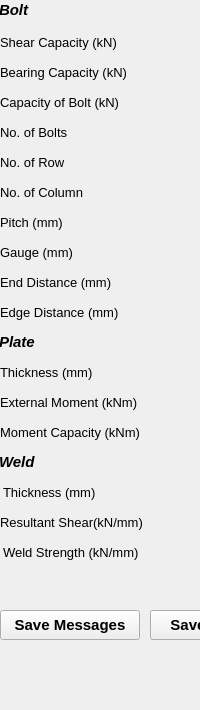
  <widget class="QDockWidget" name="outputDock">
   <property name="sizePolicy">
    <sizepolicy hsizetype="Preferred" vsizetype="Preferred">
     <horstretch>0</horstretch>
     <verstretch>0</verstretch>
    </sizepolicy>
   </property>
   <property name="minimumSize">
    <size>
     <width>125</width>
     <height>710</height>
    </size>
   </property>
   <property name="maximumSize">
    <size>
     <width>310</width>
     <height>710</height>
    </size>
   </property>
   <property name="font">
    <font>
     <pointsize>11</pointsize>
     <weight>75</weight>
     <bold>true</bold>
    </font>
   </property>
   <property name="windowTitle">
    <string>OUTPUT</string>
   </property>
   <attribute name="dockWidgetArea">
    <number>2</number>
   </attribute>
   <widget class="QWidget" name="dockWidgetContents_2">
    <widget class="QLineEdit" name="txtNoBolts">
     <property name="geometry">
      <rect>
       <x>200</x>
       <y>120</y>
       <width>100</width>
       <height>25</height>
      </rect>
     </property>
     <property name="font">
      <font>
       <weight>50</weight>
       <bold>false</bold>
      </font>
     </property>
     <property name="readOnly">
      <bool>true</bool>
     </property>
    </widget>
    <widget class="QLabel" name="t_7">
     <property name="geometry">
      <rect>
       <x>0</x>
       <y>120</y>
       <width>130</width>
       <height>25</height>
      </rect>
     </property>
     <property name="font">
      <font>
       <pointsize>10</pointsize>
       <weight>50</weight>
       <bold>false</bold>
      </font>
     </property>
     <property name="text">
      <string>No. of Bolts</string>
     </property>
    </widget>
    <widget class="QLineEdit" name="txtShrCapacity">
     <property name="geometry">
      <rect>
       <x>200</x>
       <y>30</y>
       <width>100</width>
       <height>25</height>
      </rect>
     </property>
     <property name="font">
      <font>
       <weight>50</weight>
       <bold>false</bold>
      </font>
     </property>
     <property name="text">
      <string/>
     </property>
     <property name="readOnly">
      <bool>true</bool>
     </property>
    </widget>
    <widget class="QLineEdit" name="txtPitch">
     <property name="geometry">
      <rect>
       <x>200</x>
       <y>210</y>
       <width>100</width>
       <height>25</height>
      </rect>
     </property>
     <property name="font">
      <font>
       <weight>50</weight>
       <bold>false</bold>
      </font>
     </property>
     <property name="readOnly">
      <bool>true</bool>
     </property>
    </widget>
    <widget class="QLineEdit" name="txtGuage">
     <property name="geometry">
      <rect>
       <x>200</x>
       <y>240</y>
       <width>100</width>
       <height>25</height>
      </rect>
     </property>
     <property name="font">
      <font>
       <weight>50</weight>
       <bold>false</bold>
      </font>
     </property>
     <property name="readOnly">
      <bool>true</bool>
     </property>
    </widget>
    <widget class="QLineEdit" name="txtBoltCapacity">
     <property name="geometry">
      <rect>
       <x>200</x>
       <y>90</y>
       <width>100</width>
       <height>25</height>
      </rect>
     </property>
     <property name="font">
      <font>
       <weight>50</weight>
       <bold>false</bold>
      </font>
     </property>
     <property name="readOnly">
      <bool>true</bool>
     </property>
    </widget>
    <widget class="QLineEdit" name="txt_col">
     <property name="geometry">
      <rect>
       <x>200</x>
       <y>180</y>
       <width>100</width>
       <height>25</height>
      </rect>
     </property>
     <property name="font">
      <font>
       <weight>50</weight>
       <bold>false</bold>
      </font>
     </property>
     <property name="readOnly">
      <bool>true</bool>
     </property>
    </widget>
    <widget class="QLineEdit" name="txt_row">
     <property name="geometry">
      <rect>
       <x>200</x>
       <y>150</y>
       <width>100</width>
       <height>25</height>
      </rect>
     </property>
     <property name="font">
      <font>
       <weight>50</weight>
       <bold>false</bold>
      </font>
     </property>
     <property name="readOnly">
      <bool>true</bool>
     </property>
    </widget>
    <widget class="QLabel" name="label_152">
     <property name="geometry">
      <rect>
       <x>0</x>
       <y>240</y>
       <width>130</width>
       <height>25</height>
      </rect>
     </property>
     <property name="font">
      <font>
       <pointsize>10</pointsize>
       <weight>50</weight>
       <bold>false</bold>
      </font>
     </property>
     <property name="text">
      <string>Gauge (mm)</string>
     </property>
    </widget>
    <widget class="QLabel" name="labl123_7">
     <property name="geometry">
      <rect>
       <x>0</x>
       <y>90</y>
       <width>179</width>
       <height>25</height>
      </rect>
     </property>
     <property name="font">
      <font>
       <pointsize>10</pointsize>
       <weight>50</weight>
       <bold>false</bold>
      </font>
     </property>
     <property name="text">
      <string>&lt;html&gt;&lt;head/&gt;&lt;body&gt;&lt;p&gt;Capacity of Bolt (kN)&lt;/p&gt;&lt;/body&gt;&lt;/html&gt;</string>
     </property>
    </widget>
    <widget class="QLineEdit" name="txtbearCapacity">
     <property name="geometry">
      <rect>
       <x>200</x>
       <y>60</y>
       <width>100</width>
       <height>25</height>
      </rect>
     </property>
     <property name="font">
      <font>
       <weight>50</weight>
       <bold>false</bold>
      </font>
     </property>
     <property name="readOnly">
      <bool>true</bool>
     </property>
    </widget>
    <widget class="QLabel" name="label_153">
     <property name="geometry">
      <rect>
       <x>0</x>
       <y>270</y>
       <width>179</width>
       <height>25</height>
      </rect>
     </property>
     <property name="font">
      <font>
       <pointsize>10</pointsize>
       <weight>50</weight>
       <bold>false</bold>
      </font>
     </property>
     <property name="text">
      <string>End Distance (mm)</string>
     </property>
    </widget>
    <widget class="QLabel" name="lbl_col_7">
     <property name="geometry">
      <rect>
       <x>0</x>
       <y>180</y>
       <width>130</width>
       <height>25</height>
      </rect>
     </property>
     <property name="font">
      <font>
       <pointsize>10</pointsize>
       <weight>50</weight>
       <bold>false</bold>
      </font>
     </property>
     <property name="text">
      <string>No. of Column</string>
     </property>
    </widget>
    <widget class="QLabel" name="label_154">
     <property name="geometry">
      <rect>
       <x>0</x>
       <y>210</y>
       <width>130</width>
       <height>25</height>
      </rect>
     </property>
     <property name="font">
      <font>
       <pointsize>10</pointsize>
       <weight>50</weight>
       <bold>false</bold>
      </font>
     </property>
     <property name="text">
      <string>Pitch (mm)</string>
     </property>
    </widget>
    <widget class="QLineEdit" name="txtEdgeDist">
     <property name="geometry">
      <rect>
       <x>200</x>
       <y>300</y>
       <width>100</width>
       <height>25</height>
      </rect>
     </property>
     <property name="font">
      <font>
       <weight>50</weight>
       <bold>false</bold>
      </font>
     </property>
     <property name="readOnly">
      <bool>true</bool>
     </property>
    </widget>
    <widget class="QLabel" name="lbl_row_7">
     <property name="geometry">
      <rect>
       <x>0</x>
       <y>150</y>
       <width>130</width>
       <height>25</height>
      </rect>
     </property>
     <property name="font">
      <font>
       <pointsize>10</pointsize>
       <weight>50</weight>
       <bold>false</bold>
      </font>
     </property>
     <property name="text">
      <string>No. of Row</string>
     </property>
    </widget>
    <widget class="QLabel" name="label_155">
     <property name="geometry">
      <rect>
       <x>0</x>
       <y>300</y>
       <width>179</width>
       <height>25</height>
      </rect>
     </property>
     <property name="font">
      <font>
       <pointsize>10</pointsize>
       <weight>50</weight>
       <bold>false</bold>
      </font>
     </property>
     <property name="text">
      <string>Edge Distance (mm)</string>
     </property>
    </widget>
    <widget class="QLabel" name="label_156">
     <property name="geometry">
      <rect>
       <x>0</x>
       <y>30</y>
       <width>161</width>
       <height>25</height>
      </rect>
     </property>
     <property name="font">
      <font>
       <pointsize>10</pointsize>
       <weight>50</weight>
       <bold>false</bold>
      </font>
     </property>
     <property name="text">
      <string>Shear Capacity (kN)</string>
     </property>
    </widget>
    <widget class="QLineEdit" name="txtEndDist">
     <property name="geometry">
      <rect>
       <x>200</x>
       <y>270</y>
       <width>100</width>
       <height>25</height>
      </rect>
     </property>
     <property name="font">
      <font>
       <weight>50</weight>
       <bold>false</bold>
      </font>
     </property>
     <property name="readOnly">
      <bool>true</bool>
     </property>
    </widget>
    <widget class="QLabel" name="label_157">
     <property name="geometry">
      <rect>
       <x>-1</x>
       <y>0</y>
       <width>66</width>
       <height>20</height>
      </rect>
     </property>
     <property name="font">
      <font>
       <pointsize>11</pointsize>
       <weight>50</weight>
       <bold>false</bold>
      </font>
     </property>
     <property name="text">
      <string>&lt;html&gt;&lt;head/&gt;&lt;body&gt;&lt;p&gt;&lt;span style=&quot; font-weight:600; font-style:italic;&quot;&gt;Bolt&lt;/span&gt;&lt;/p&gt;&lt;/body&gt;&lt;/html&gt;</string>
     </property>
    </widget>
    <widget class="QLabel" name="label_158">
     <property name="geometry">
      <rect>
       <x>0</x>
       <y>60</y>
       <width>179</width>
       <height>25</height>
      </rect>
     </property>
     <property name="font">
      <font>
       <pointsize>10</pointsize>
       <weight>50</weight>
       <bold>false</bold>
      </font>
     </property>
     <property name="text">
      <string>&lt;html&gt;&lt;head/&gt;&lt;body&gt;&lt;p&gt;Bearing Capacity (kN)&lt;/p&gt;&lt;/body&gt;&lt;/html&gt;</string>
     </property>
    </widget>
    <widget class="QLabel" name="label_159">
     <property name="geometry">
      <rect>
       <x>0</x>
       <y>360</y>
       <width>130</width>
       <height>25</height>
      </rect>
     </property>
     <property name="font">
      <font>
       <pointsize>10</pointsize>
       <weight>50</weight>
       <bold>false</bold>
      </font>
     </property>
     <property name="text">
      <string>Thickness (mm)</string>
     </property>
    </widget>
    <widget class="QLabel" name="label_160">
     <property name="geometry">
      <rect>
       <x>0</x>
       <y>420</y>
       <width>191</width>
       <height>25</height>
      </rect>
     </property>
     <property name="font">
      <font>
       <pointsize>10</pointsize>
       <weight>50</weight>
       <bold>false</bold>
      </font>
     </property>
     <property name="text">
      <string>Moment Capacity (kNm)</string>
     </property>
    </widget>
    <widget class="QLineEdit" name="txtMomntCapacity">
     <property name="geometry">
      <rect>
       <x>200</x>
       <y>420</y>
       <width>100</width>
       <height>25</height>
      </rect>
     </property>
     <property name="font">
      <font>
       <weight>50</weight>
       <bold>false</bold>
      </font>
     </property>
     <property name="readOnly">
      <bool>true</bool>
     </property>
    </widget>
    <widget class="QLabel" name="label_161">
     <property name="geometry">
      <rect>
       <x>-1</x>
       <y>330</y>
       <width>130</width>
       <height>25</height>
      </rect>
     </property>
     <property name="font">
      <font>
       <pointsize>11</pointsize>
      </font>
     </property>
     <property name="text">
      <string>&lt;html&gt;&lt;head/&gt;&lt;body&gt;&lt;p&gt;&lt;span style=&quot; font-weight:600; font-style:italic;&quot;&gt;Plate&lt;/span&gt;&lt;/p&gt;&lt;/body&gt;&lt;/html&gt;</string>
     </property>
    </widget>
    <widget class="QLineEdit" name="txtExtMomnt">
     <property name="geometry">
      <rect>
       <x>200</x>
       <y>390</y>
       <width>100</width>
       <height>25</height>
      </rect>
     </property>
     <property name="font">
      <font>
       <weight>50</weight>
       <bold>false</bold>
      </font>
     </property>
     <property name="readOnly">
      <bool>true</bool>
     </property>
    </widget>
    <widget class="QLineEdit" name="txtPlateThick">
     <property name="geometry">
      <rect>
       <x>200</x>
       <y>360</y>
       <width>100</width>
       <height>25</height>
      </rect>
     </property>
     <property name="font">
      <font>
       <weight>50</weight>
       <bold>false</bold>
      </font>
     </property>
     <property name="readOnly">
      <bool>true</bool>
     </property>
    </widget>
    <widget class="QLabel" name="label_162">
     <property name="geometry">
      <rect>
       <x>0</x>
       <y>390</y>
       <width>191</width>
       <height>25</height>
      </rect>
     </property>
     <property name="font">
      <font>
       <pointsize>10</pointsize>
       <weight>50</weight>
       <bold>false</bold>
      </font>
     </property>
     <property name="text">
      <string>External Moment (kNm)</string>
     </property>
    </widget>
    <widget class="QLineEdit" name="txtWeldStrng">
     <property name="geometry">
      <rect>
       <x>200</x>
       <y>540</y>
       <width>100</width>
       <height>25</height>
      </rect>
     </property>
     <property name="font">
      <font>
       <weight>50</weight>
       <bold>false</bold>
      </font>
     </property>
     <property name="readOnly">
      <bool>true</bool>
     </property>
    </widget>
    <widget class="QLabel" name="label_163">
     <property name="geometry">
      <rect>
       <x>0</x>
       <y>510</y>
       <width>191</width>
       <height>25</height>
      </rect>
     </property>
     <property name="font">
      <font>
       <pointsize>10</pointsize>
       <weight>50</weight>
       <bold>false</bold>
      </font>
     </property>
     <property name="text">
      <string>&lt;html&gt;&lt;head/&gt;&lt;body&gt;&lt;p&gt;Resultant Shear(kN/mm)&lt;/p&gt;&lt;/body&gt;&lt;/html&gt;</string>
     </property>
    </widget>
    <widget class="QLabel" name="label_164">
     <property name="geometry">
      <rect>
       <x>3</x>
       <y>540</y>
       <width>191</width>
       <height>25</height>
      </rect>
     </property>
     <property name="font">
      <font>
       <pointsize>10</pointsize>
       <weight>50</weight>
       <bold>false</bold>
      </font>
     </property>
     <property name="text">
      <string>Weld Strength (kN/mm)</string>
     </property>
    </widget>
    <widget class="QLineEdit" name="txtResltShr">
     <property name="geometry">
      <rect>
       <x>200</x>
       <y>510</y>
       <width>100</width>
       <height>25</height>
      </rect>
     </property>
     <property name="font">
      <font>
       <weight>50</weight>
       <bold>false</bold>
      </font>
     </property>
     <property name="readOnly">
      <bool>true</bool>
     </property>
    </widget>
    <widget class="QLineEdit" name="txtWeldThick">
     <property name="geometry">
      <rect>
       <x>200</x>
       <y>480</y>
       <width>100</width>
       <height>25</height>
      </rect>
     </property>
     <property name="font">
      <font>
       <weight>50</weight>
       <bold>false</bold>
      </font>
     </property>
     <property name="readOnly">
      <bool>true</bool>
     </property>
    </widget>
    <widget class="QLabel" name="label_165">
     <property name="geometry">
      <rect>
       <x>3</x>
       <y>480</y>
       <width>130</width>
       <height>25</height>
      </rect>
     </property>
     <property name="font">
      <font>
       <pointsize>10</pointsize>
       <weight>50</weight>
       <bold>false</bold>
      </font>
     </property>
     <property name="text">
      <string>Thickness (mm)</string>
     </property>
    </widget>
    <widget class="QLabel" name="label_166">
     <property name="geometry">
      <rect>
       <x>-1</x>
       <y>450</y>
       <width>130</width>
       <height>25</height>
      </rect>
     </property>
     <property name="font">
      <font>
       <pointsize>11</pointsize>
      </font>
     </property>
     <property name="text">
      <string>&lt;html&gt;&lt;head/&gt;&lt;body&gt;&lt;p&gt;&lt;span style=&quot; font-weight:600; font-style:italic;&quot;&gt;Weld&lt;/span&gt;&lt;/p&gt;&lt;/body&gt;&lt;/html&gt;</string>
     </property>
    </widget>
    <widget class="QPushButton" name="btn_Savelog">
     <property name="geometry">
      <rect>
       <x>0</x>
       <y>610</y>
       <width>140</width>
       <height>30</height>
      </rect>
     </property>
     <property name="text">
      <string>Save Messages</string>
     </property>
    </widget>
    <widget class="QPushButton" name="btn_Saveoutput">
     <property name="geometry">
      <rect>
       <x>150</x>
       <y>610</y>
       <width>130</width>
       <height>30</height>
      </rect>
     </property>
     <property name="text">
      <string>Save Design</string>
     </property>
    </widget>
   </widget>
  </widget>
